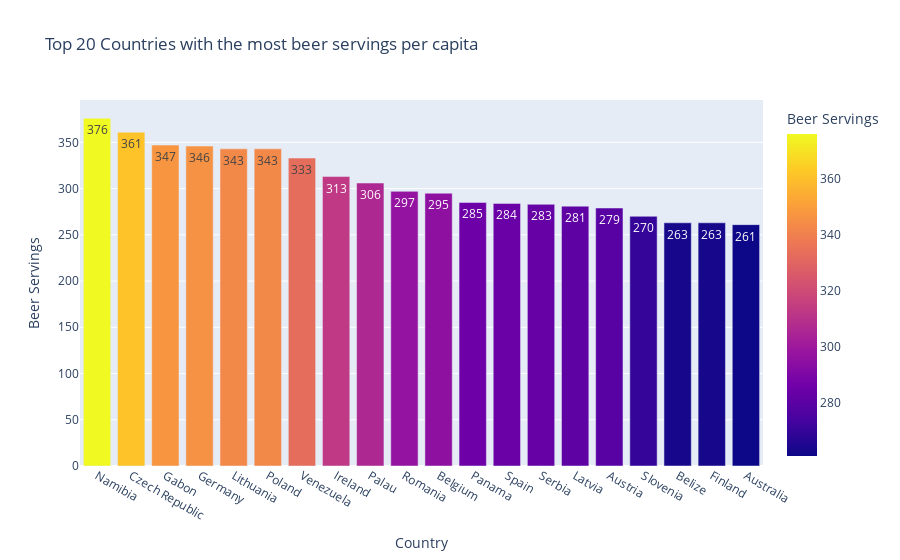

Write notebook code for a chart like this one.
### Markdown cell above
### Top 20 countries with the most beer servings per capita

### Code cell
top20_beer = drinks.sort_values('beer_servings',ascending=False)[:20]
# creating a seperate dictionary for the labels
labels_ = {'country' : 'Country',
          'beer_servings' : 'Beer Servings'}
          
# seperate string for the title
title_ = 'Top 20 Countries with the most beer servings per capita'

fig1 = px.bar(top20_beer, x = 'country', y = 'beer_servings', color='beer_servings',
               text_auto = True,
             labels = labels_,
             title=title_)

fig1.show()

### Figure 1 — Plotly figure (JSON) as saved in the notebook; plotly's stock layout.template omitted (floating-point values rounded to 4 significant figures)
{"data": [{"alignmentgroup": "True", "hovertemplate": "Country=%{x}<br>Beer Servings=%{marker.color}<extra></extra>", "legendgroup": "", "marker": {"color": [376, 361, 347, 346, 343, 343, 333, 313, 306, 297, 295, 285, 284, 283, 281, 279, 270, 263, 263, 261], "coloraxis": "coloraxis", "pattern": {"shape": ""}}, "name": "", "offsetgroup": "", "orientation": "v", "showlegend": false, "textposition": "auto", "texttemplate": "%{y}", "type": "bar", "x": ["Namibia", "Czech Republic", "Gabon", "Germany", "Lithuania", "Poland", "Venezuela", "Ireland", "Palau", "Romania", "Belgium", "Panama", "Spain", "Serbia", "Latvia", "Austria", "Slovenia", "Belize", "Finland", "Australia"], "xaxis": "x", "y": [376, 361, 347, 346, 343, 343, 333, 313, 306, 297, 295, 285, 284, 283, 281, 279, 270, 263, 263, 261], "yaxis": "y"}], "layout": {"barmode": "relative", "coloraxis": {"colorbar": {"title": {"text": "Beer Servings"}}, "colorscale": [[0, "#0d0887"], [0.1111, "#46039f"], [0.2222, "#7201a8"], [0.3333, "#9c179e"], [0.4444, "#bd3786"], [0.5556, "#d8576b"], [0.6667, "#ed7953"], [0.7778, "#fb9f3a"], [0.8889, "#fdca26"], [1, "#f0f921"]]}, "legend": {"tracegroupgap": 0}, "title": {"text": "Top 20 Countries with the most beer servings per capita"}, "xaxis": {"anchor": "y", "domain": [0, 1], "title": {"text": "Country"}}, "yaxis": {"anchor": "x", "domain": [0, 1], "title": {"text": "Beer Servings"}}}}
